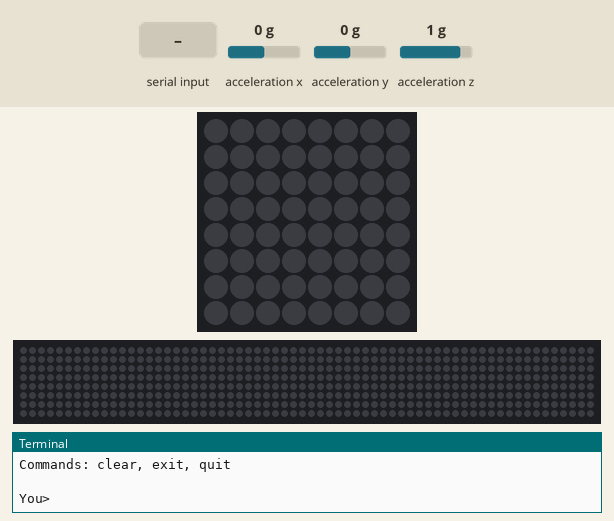
The program below on a simulated Raspberry Pi (BCM pin numbers) with a Sense HAT. On the bench: the Sense HAT's 8×8 RGB LED matrix, a strip that is not on the board, showing the scrolling text unrolled, the last lines printed to the terminal. The test bench sets the inputs (shaded band); at power-on: acceleration x 0 g, acceleration y 0 g, acceleration z 1 g. The 64×8 strip is a reading aid, not a part: it shows the text the matrix is scrolling, unrolled, one strip-width of it at a time; web requests get an empty 200 reply after 0.4 s.

Above: at 1.2 s.
1.3 s: "message" typed at the terminal, then Enter
At 1.78 s:
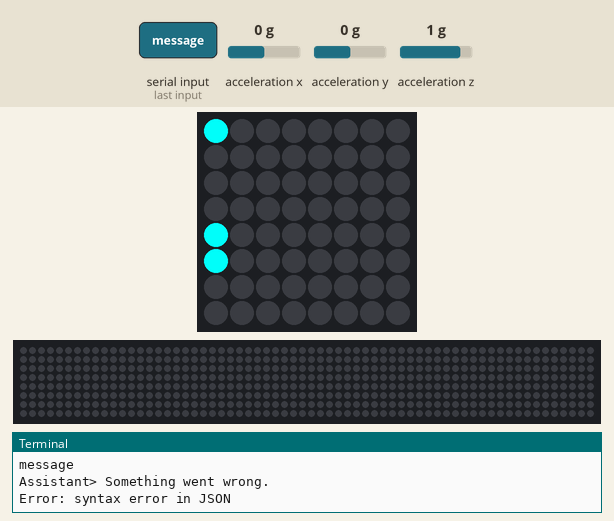
At 2.13 s:
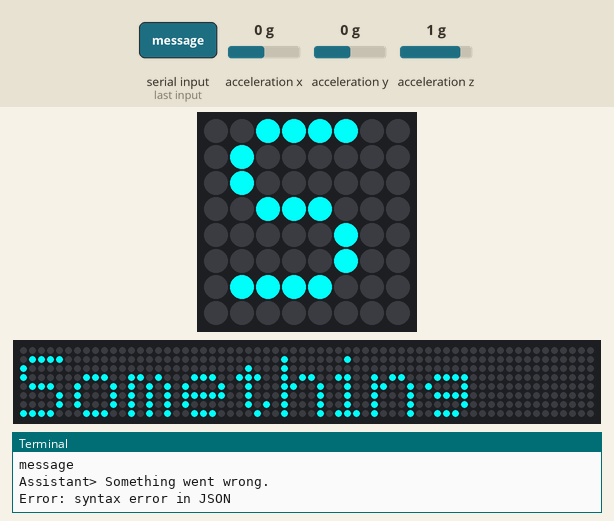

The program:

sensehat_chat.py
```python
from __future__ import annotations

import argparse
import re
import sys
from dataclasses import dataclass
from typing import List, Tuple

import requests
from sense_hat import SenseHat


SYSTEM_PROMPT = (
    "Reply with exactly one short, complete sentence. "
    "Keep it under 8 words whenever possible. "
    "Directly answer the user's prompt. "
    "Be dry, sarcastic, and useful. "
    "No greetings, no disclaimers, no follow-up questions, no lists."
)

BORING_PATTERNS = (
    re.compile(r"^hello[!,. ]*(how can i assist you today\??)?$", re.IGNORECASE),
    re.compile(r"^i'?m not hungry.*$", re.IGNORECASE),
    re.compile(r"^eat well-balanced meals.*$", re.IGNORECASE),
    re.compile(r"^i'?m not needed.*$", re.IGNORECASE),
)

SARCASTIC_FALLBACKS = {
    "hello": "Hello, clearly this is urgent.",
    "hi": "Hi, a monumental occasion.",
    "hey": "Hey, thrilling start.",
    "im hungry": "Eat something edible, obviously.",
    "i'm hungry": "Eat something edible, obviously.",
    "what should i eat?": "Tacos, unless disappointment sounds tastier.",
    "what should i eat": "Tacos, unless disappointment sounds tastier.",
    "no": "Convincing argument, truly airtight.",
}

EXIT_WORDS = {"exit", "quit"}

@dataclass
class AppConfig:
    model: str
    ollama_url: str
    scroll_speed: float
    text_colour: Tuple[int, int, int]
    background_colour: Tuple[int, int, int]


def parse_rgb(value: str) -> Tuple[int, int, int]:
    parts = [part.strip() for part in value.split(",")]
    if len(parts) != 3:
        raise argparse.ArgumentTypeError("RGB values must look like 255,255,255")

    try:
        red, green, blue = (int(part) for part in parts)
    except ValueError as exc:
        raise argparse.ArgumentTypeError("RGB values must be integers") from exc

    if any(channel < 0 or channel > 255 for channel in (red, green, blue)):
        raise argparse.ArgumentTypeError("RGB values must be between 0 and 255")

    return red, green, blue


def parse_args() -> AppConfig:
    parser = argparse.ArgumentParser(
        description="Terminal chat interface for Ollama + Sense HAT"
    )
    parser.add_argument("--model", default="chatmodel")
    parser.add_argument("--ollama-url", default="http://127.0.0.1:11434/api/chat")
    parser.add_argument("--speed", type=float, default=0.07)
    parser.add_argument("--text-colour", type=parse_rgb, default=(0, 255, 255))
    parser.add_argument("--background-colour", type=parse_rgb, default=(0, 0, 0))
    args = parser.parse_args()

    return AppConfig(
        model=args.model,
        ollama_url=args.ollama_url,
        scroll_speed=args.speed,
        text_colour=args.text_colour,
        background_colour=args.background_colour,
    )


def request_llm_reply(
    config: AppConfig, history: List[dict[str, str]], user_text: str
) -> str:
    payload = {
        "model": config.model,
        "messages": [
            {"role": "system", "content": SYSTEM_PROMPT},
            *history,
            {"role": "user", "content": user_text.strip()},
        ],
        "stream": False,
        "options": {
            "temperature": 0.8,
            "top_p": 0.9,
            "repeat_penalty": 1.15,
            "num_predict": 20,
        },
    }

    response = requests.post(config.ollama_url, json=payload, timeout=60)
    response.raise_for_status()
    body = response.json()
    raw_reply = body.get("message", {}).get("content", "").strip()
    if not raw_reply:
        return "I have no reply."
    return raw_reply


def fallback_reply(user_text: str) -> str:
    lowered = re.sub(r"\s+", " ", user_text.strip().lower())
    return SARCASTIC_FALLBACKS.get(lowered, "Sure, that sounds brilliantly thought out.")


def is_boring_reply(reply: str) -> bool:
    clean = reply.strip()
    return any(pattern.match(clean) for pattern in BORING_PATTERNS)


def normalize_reply(reply: str) -> str:
    clean = re.sub(r"\s+", " ", reply.strip())
    clean = re.sub(r"^[\"'`]+|[\"'`]+$", "", clean)

    words = clean.split()
    if not words:
        return "I have no reply."

    trimmed = " ".join(words[:8])
    trimmed = trimmed.rstrip(" ,;:")

    if trimmed[-1] not in ".!?":
        trimmed += "."

    return trimmed


def set_rotation_from_orientation(sense: SenseHat) -> None:
    accel = sense.get_accelerometer_raw()
    x_axis = accel.get("x", 0.0)
    y_axis = accel.get("y", 0.0)

    if abs(x_axis) > abs(y_axis):
        rotation = 90 if x_axis < 0 else 270
    else:
        rotation = 0 if y_axis > 0 else 180

    sense.set_rotation(rotation)


def show_on_sensehat(sense: SenseHat, config: AppConfig, message: str) -> None:
    set_rotation_from_orientation(sense)
    sense.show_message(
        message,
        scroll_speed=config.scroll_speed,
        text_colour=config.text_colour,
        back_colour=config.background_colour,
    )


def print_banner(config: AppConfig) -> None:
    print("Sense HAT Chat")
    print(f"Model: {config.model}")
    print("Type a question, then press Enter.")
    print("Commands: clear, exit, quit")


def run_chat() -> int:
    config = parse_args()
    sense = SenseHat()
    history: List[dict[str, str]] = []
    sense.clear(*config.background_colour)
    print_banner(config)

    while True:
        try:
            user_text = input("\nYou> ").strip()
        except (EOFError, KeyboardInterrupt):
            print("\nExiting.")
            break

        if not user_text:
            continue

        lowered = user_text.lower()
        if lowered in EXIT_WORDS:
            print("Assistant> Goodbye.")
            break

        if lowered == "clear":
            sense.clear(*config.background_colour)
            history.clear()
            print("Assistant> Display cleared.")
            continue

        try:
            raw_reply = request_llm_reply(config, history, user_text)
            if is_boring_reply(raw_reply):
                raw_reply = fallback_reply(user_text)
            final_reply = normalize_reply(raw_reply)
        except requests.RequestException as exc:
            final_reply = "Ollama is unavailable."
            print(f"Assistant> {final_reply}")
            print(f"Error: {exc}", file=sys.stderr)
            show_on_sensehat(sense, config, final_reply)
            continue
        except Exception as exc:  # Defensive guard for sensor/runtime issues.
            final_reply = "Something went wrong."
            print(f"Assistant> {final_reply}")
            print(f"Error: {exc}", file=sys.stderr)
            show_on_sensehat(sense, config, final_reply)
            continue

        history.extend(
            [
                {"role": "user", "content": user_text},
                {"role": "assistant", "content": final_reply},
            ]
        )
        if len(history) > 8:
            history = history[-8:]

        print(f"Assistant> {final_reply}")
        show_on_sensehat(sense, config, final_reply)

    sense.clear(*config.background_colour)
    return 0


if __name__ == "__main__":
    raise SystemExit(run_chat())
```

Measured:
- after the input at 1.3 s, the LEDs: change after 0.48 s (image 1)
